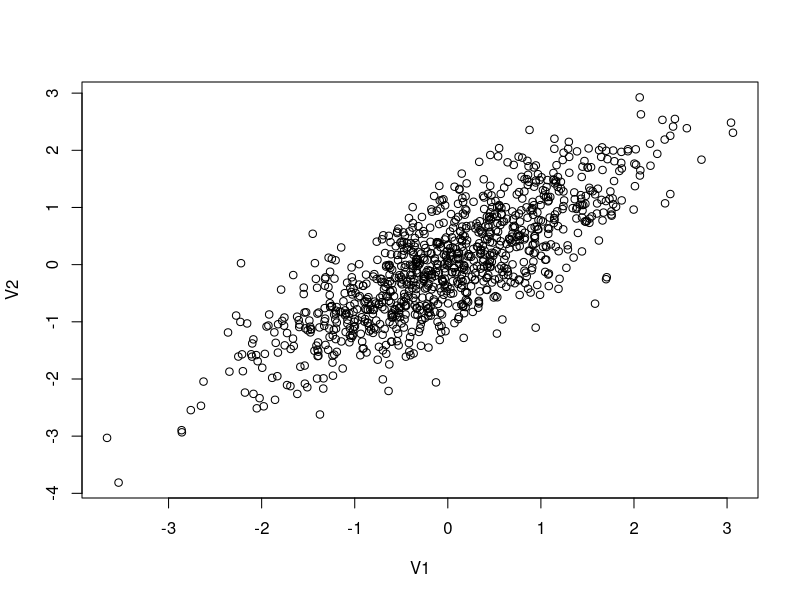
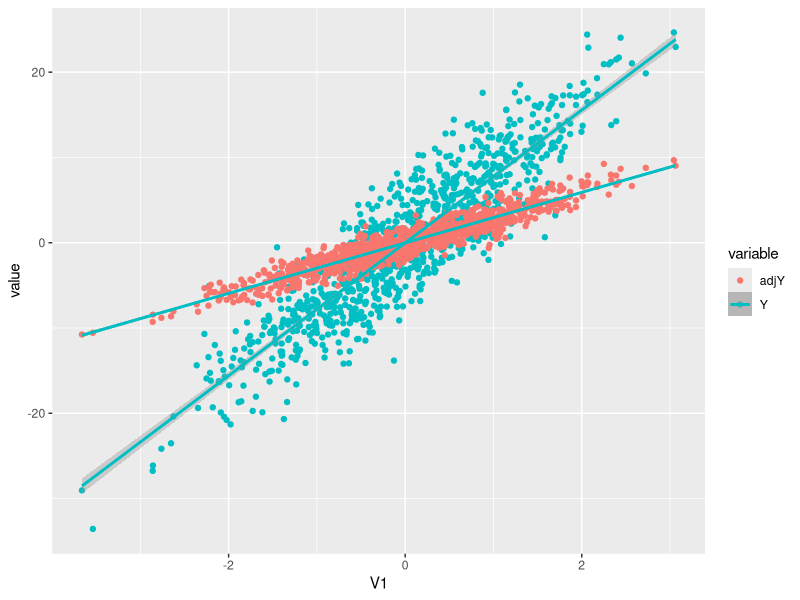
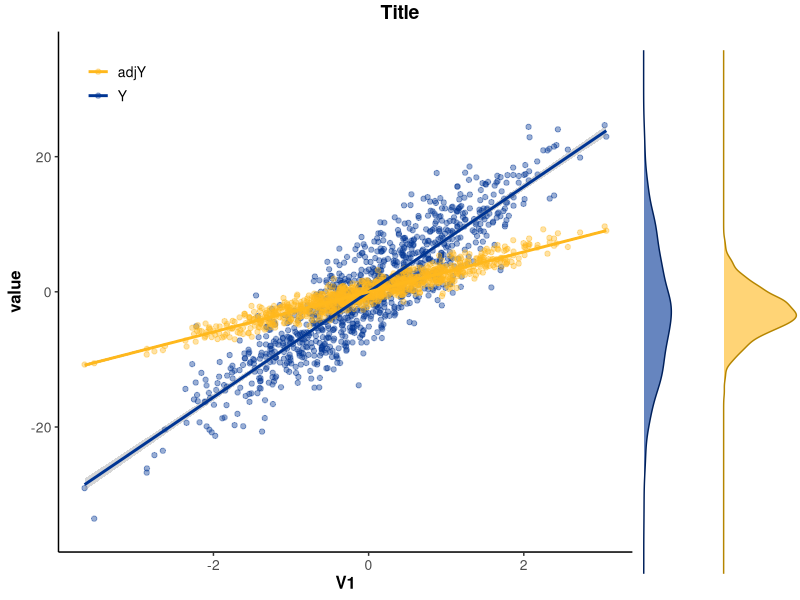

R code for these plots, in order:
## ---- chunk 1
knitr::opts_chunk$set(echo = TRUE)
## ---- chunk 2
#This is a comment, alone in a chunk. 

## ---- chunk 3
library(MASS)
library(ggplot2)

out <- as.data.frame(mvrnorm(1000, mu = c(0,0), 
                     Sigma = matrix(c(1,0.8,0.8,1), ncol = 2), 
                     empirical = TRUE))
cor(out)
plot(out)

## ---- chunk 4
out$error<-rnorm(1000, mean=0, sd=1)

#The data generating process
B1<-3
B2<-6

out$Y<-out$V1*B1+out$V2*B2+out$error
## ---- chunk 5
ps1_reg1 <- lm(data=out, Y ~ V1+V2)
summary(ps1_reg1)

beta1 <- coef(ps1_reg1)[2]
beta2 <- coef(ps1_reg1)[3]

## ---- chunk 6
ps1_reg2 <- lm(data=out, Y ~ V1)
summary(ps1_reg2)

beta1_OVB <- coef(ps1_reg1)[2]
beta1_OVB

## ---- chunk 7

out$adjY <- out$Y - beta2*out$V2

ps1_reg2 <- lm(data=out, adjY ~ V1)
summary(ps1_reg2)

## ---- chunk 8
plotted<-ggplot(out, aes(V1, y = value, color = variable)) + 
    geom_point(aes(y = Y, col = "Y")) + 
    geom_point(aes(y = adjY, col = "adjY"))+
    geom_smooth(method='lm', aes(y = Y, col = "Y"))+
    geom_smooth(method='lm', aes(y = adjY, col = "Y"))

plotted

## ---- chunk 9
library(ggpubr)

p1 <- ggplot(out, aes(V1, y = value)) + 
    geom_point(aes(y = Y, col = "Y"), alpha=0.4) + 
    geom_point(aes(y = adjY, col = "adjY"), alpha=0.4)+ 
    geom_smooth(method='lm', aes(y = Y, col = "Y"))+
    geom_smooth(method='lm', aes(y = adjY, col = "adjY")) +
	scale_color_manual(values=c("#FFB81C", "#003594")) +
	scale_y_continuous(limits=c(-35, 35)) +
	theme_classic() +
	theme(
		legend.position = c(0.1, 0.90),
		legend.key = element_rect(fill = "white", color = "white"),
		legend.text = element_text(size = 10),
		legend.title = element_blank(),
		axis.title = element_text(size = 12, face = "bold"),
		axis.text = element_text(size = 10)
		) +
	guides(color=guide_legend(override.aes=list(fill=NA)))
p2 <- ggplot(out, aes(x=Y)) + 
	geom_density(color="#00205B", fill="#003594", alpha=0.6) + 
	theme(axis.text.x = element_blank(),  axis.text.y = element_blank()) + 
	scale_x_continuous(limits=c(-35, 35)) + 
	scale_y_continuous(limits=c(0, 0.125)) +
	coord_flip() +
	theme_void()
p3 <- ggplot(out, aes(x=adjY)) + 
	geom_density(color="#B58500", fill="#FFB81C", alpha=0.6) + 
	theme(axis.text.x = element_blank(),  axis.text.y = element_blank()) + 
	scale_x_continuous(limits=c(-35, 35)) + 
	coord_flip() +
	theme_void()
improved <- ggarrange(p1, p2, p3, widths=c(4, 0.5, 0.5), ncol=3)
annotate_figure(improved, top = text_grob("Title", face = "bold", size = "14"))
